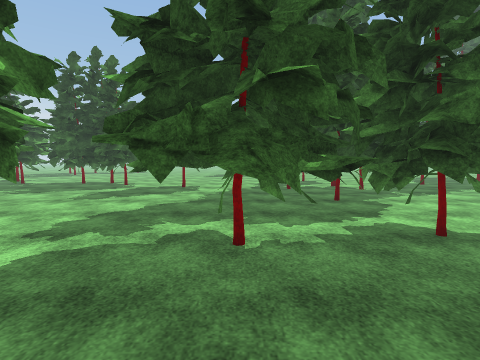
view 1 (above)

24 first-person views from a walk through a 3-D level made in the Unity game engine. The camera is 1.5 m above the floor, tilts 4° down and sees 80° across. The floor is counted in squares, 1 m on a side. Each view is taken from the middle of a square. On the plan, view 1 faces up. The plan holds only what a view shows up to about 14 squares ahead; the rest is blank. The place goes on beyond the plan. Some surface patterns are stand-ins.

view 2
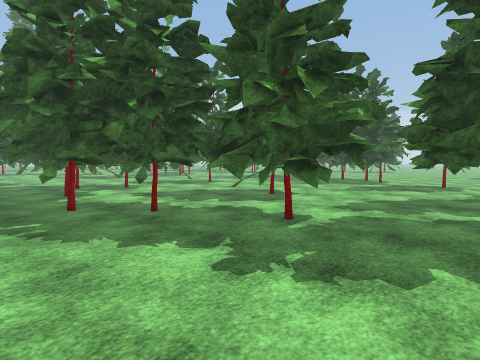

view 3
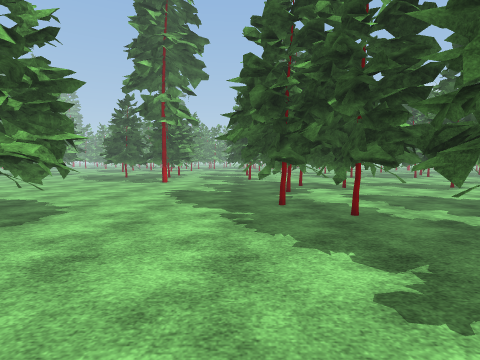

view 4
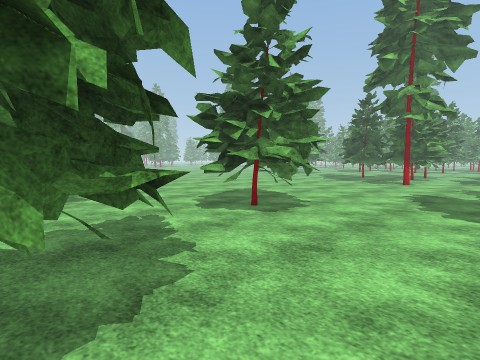

view 5
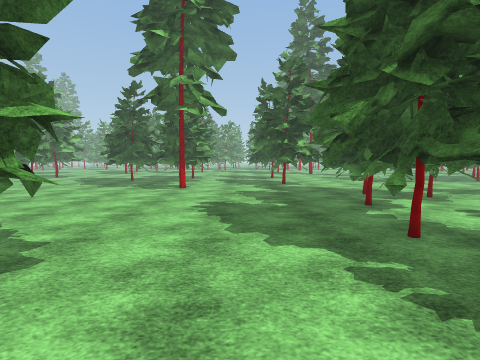

view 6
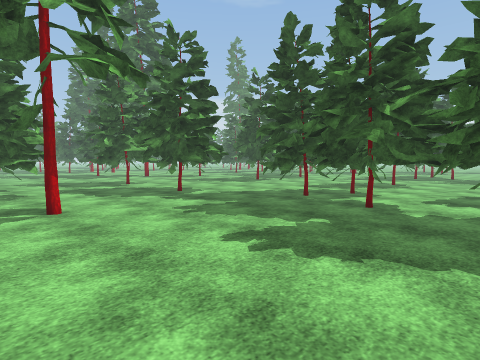

view 7
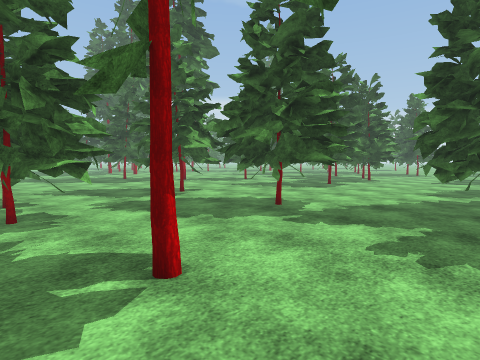

view 8
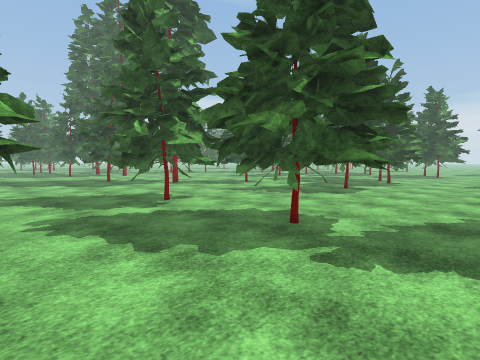

view 9
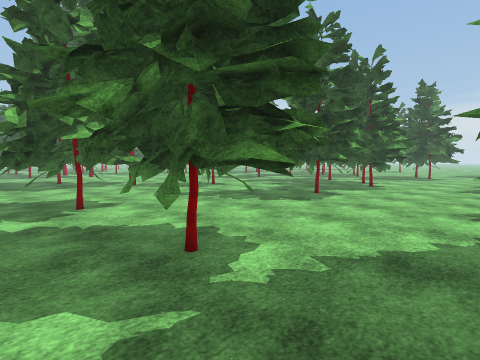

view 10
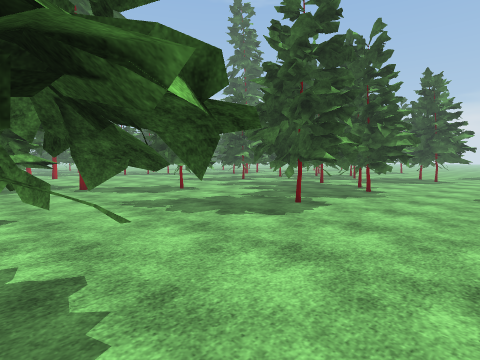

view 11
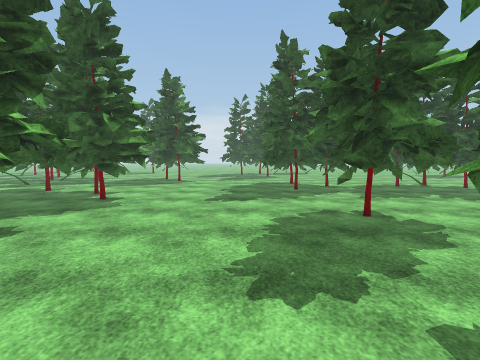

view 12
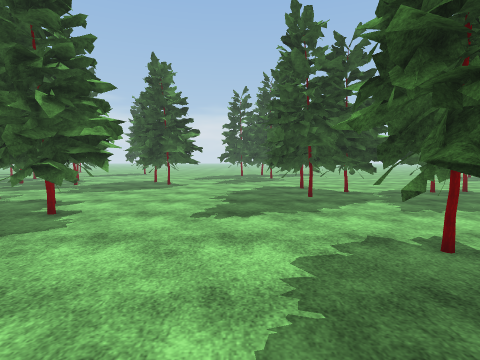

view 13
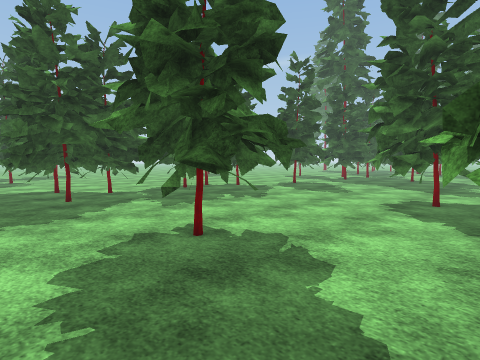

view 14
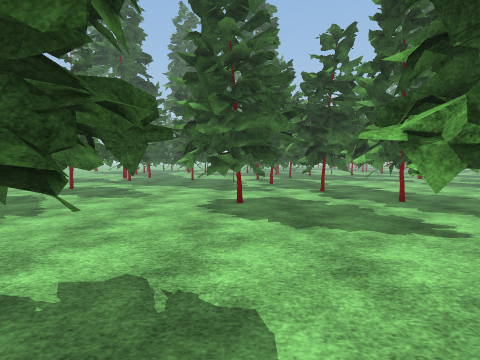

view 15
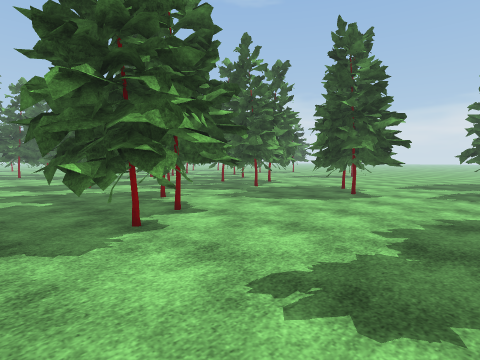

view 16
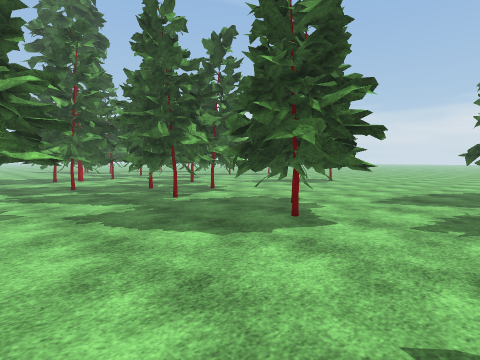

view 17
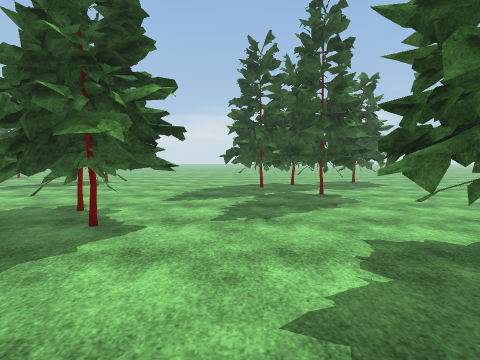

view 18
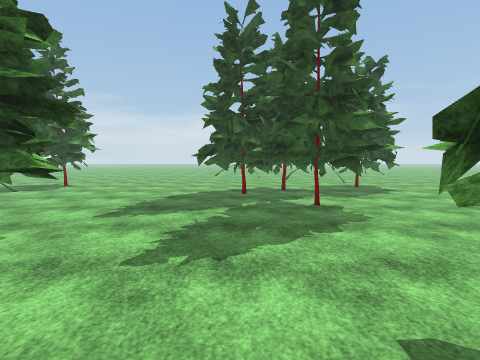

view 19
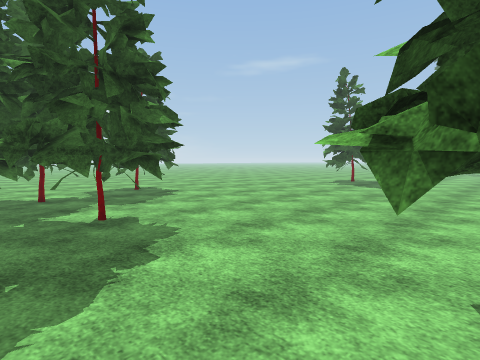

view 20
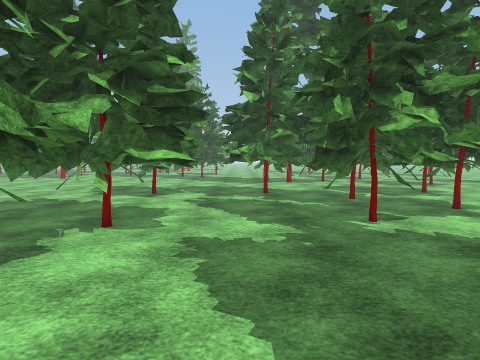

view 21
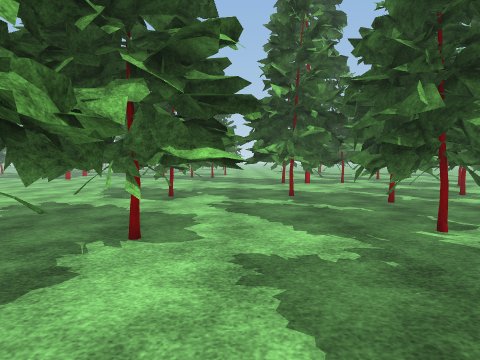

view 22
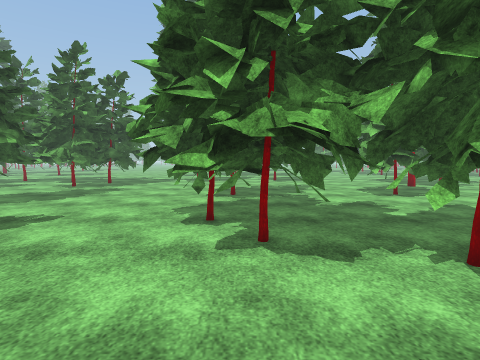

view 23
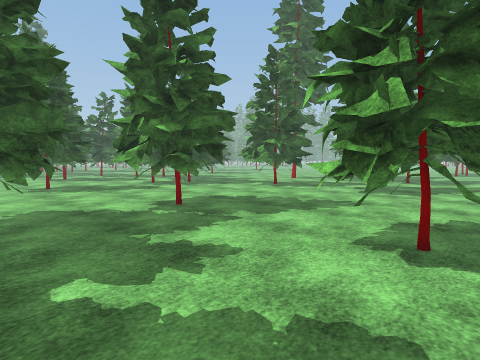

view 24
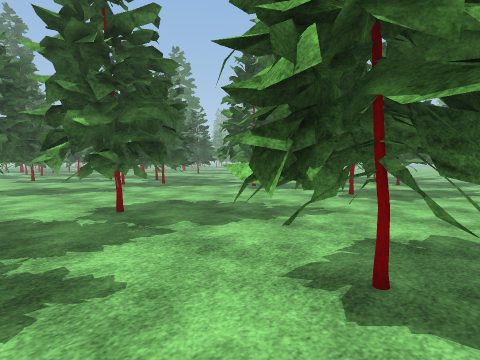

### Floor plan
Key: @ floor where view 1 was taken; # wall or solid block; x gap in a wall; . floor; T thing the floor can be seen under or through.
Columns run from 33 left of view 1 to 3 right of it. Each row starts with its distance up from view 1.
 30   ...........### ........
 29   .............. T........
 28    ............#TTT........
 27     ............TT..........
 26   ## .. #...................
 25    ##.. ###.................
 24     #.. ### ...................
 23    ###..####...................
 22  ####...###.....###...........
 21 ...###...#......###..
 20 #...............###
 19 #...............#####
 18 .....T......... ########
 17 ...T.T.........######.#
 16 ...TTTTTTT.....####......
 15 ...TT TTT....................
 14 ....TTTTTT.......................
 13 .......TTTT........................
 12 .......TTTT.........................
 11 ........TTT......##.................
 10 .................###................
  9 .##....###.......###.....##..........
  8 ###....##........##....TTT ..........
  7  ##....####............TTT #........#
  6 ###....................TTTT.....TTTT#
  5 ................###............TTT
  4 ................####.......TT#..TTT##
  3 ...............####......TT  T#xTT...
  2 ...............####TT...TT TTT#.....
  1 ...........TT..####T T.TTTTTTT#...
  0 ....###...TT ..####TTTTTTTT......@
 -1 ....###..TTT T........T.TT........
 -2 ....##...TTTTT....................
 -3 .... ##...........................
 -4 ................................##
 -5 ...............................###
 -6 ...............................#
 -7 .... ######...#..........###......
 -8      #   ##.............#####.....
 -9            .............## #.....

Positions as (right, up) in squares from view 1, and headings:
1: (0, 0), facing up
2: (0, -3), facing up-left
3: (0, -2), facing left
4: (0, -2), facing down-left
5: (-4, -4), facing left
6: (-10, -9), facing up-left
7: (-16, -9), facing up-left
8: (-18, -7), facing up-left
9: (-18, -4), facing up-left
10: (-19, -1), facing up-left
11: (-19, 2), facing up
12: (-19, 5), facing up
13: (-19, 5), facing up-right
14: (-18, 7), facing right
15: (-18, 10), facing up-left
16: (-19, 16), facing up-left
17: (-20, 16), facing up
18: (-19, 19), facing up
19: (-19, 21), facing up-right
20: (-22, 19), facing left
21: (-23, 18), facing left
22: (-25, 20), facing down
23: (-33, 13), facing down-right
24: (-33, 11), facing down-right
